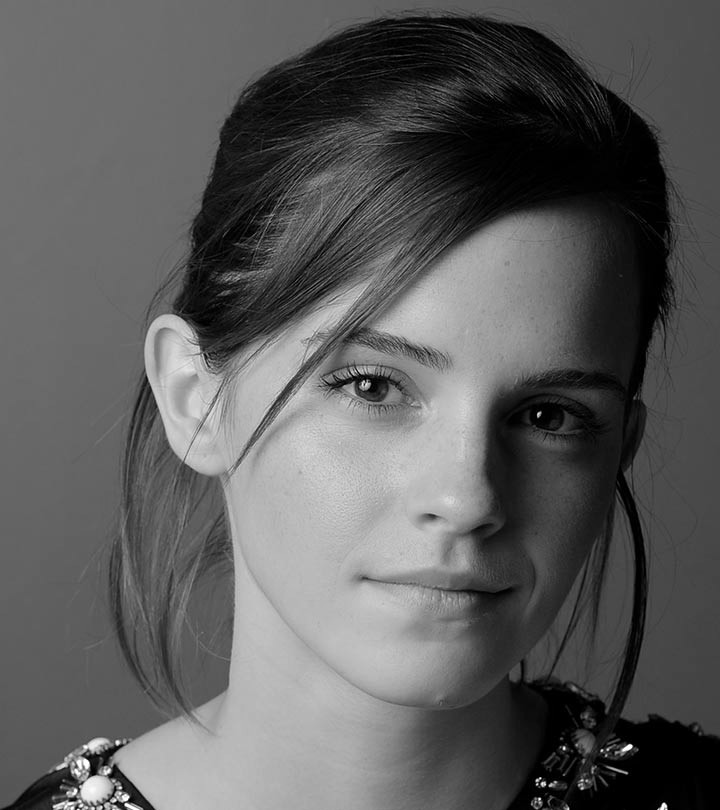
#> input picture emma_gray.jpg, 720 x 810 px, found by its file name
$ jupyter execute --allow-errors Assignment-1.ipynb   (shell and % lines are left out)
#> lines starting #> are read from the running program, lines starting #| are printed output that depends on the picture; after the words box and inside, x2 and y2 are one past the last pixel; in counts of white or black regions, pixels touching at a corner belong together
EN2550 ASSIGNMENT 1
NAME - Lankagama L.S.
INDEX NUMBER - 190350F

QUESTION 1

[cell 1]
import numpy as np
import cv2 as cv
import matplotlib.pyplot as plt

f = cv.imread(r"C:\Users\Lahiru Sanjaya\Desktop\image_Ass\Assignment\emma_gray.jpg",cv.IMREAD_GRAYSCALE)
#> f is the input picture: shape (810, 720); min 0, max 255, mean 92.2
assert f is not None

t1 = np.linspace(0 , 50, 50)
t2 = np.linspace(100 , 255, 100)
t3 = np.linspace(150 , 255, 106)

t = np.concatenate((t1, t2, t3), axis = 0).astype(np.uint8)
fig, ax = plt.subplots()
plt.xlabel("Input Intensity")
plt.ylabel("Output Intensity")
ax.plot(t)
ax.set_aspect("equal")
assert len(t) == 256
g = cv.LUT(f, t)
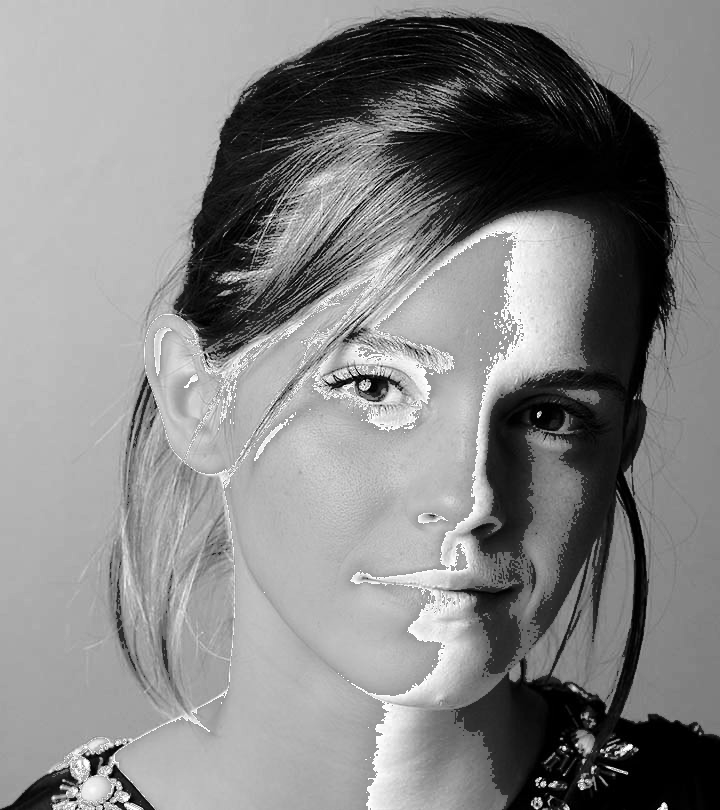
#> g: shape (810, 720); min 0, max 255, mean 133.4

Img = cv.cvtColor(f, cv.COLOR_BGR2RGB)
img = cv.cvtColor(g , cv.COLOR_BGR2RGB)

fig, ax = plt.subplots(1,2, sharex= 'all', sharey='all', figsize = (10,10))
ax[0].set_title("Original Image")
ax[0].imshow(Img)
ax[0].axis('off')

ax[1].set_title("After Transformation")
ax[1].imshow(img)
ax[1].axis('off')
plt.show()
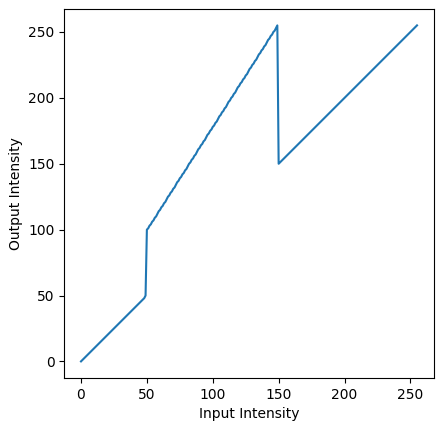
#> figure drawn by matplotlib, 1 panel; curve peaks at x = 149, y = 255
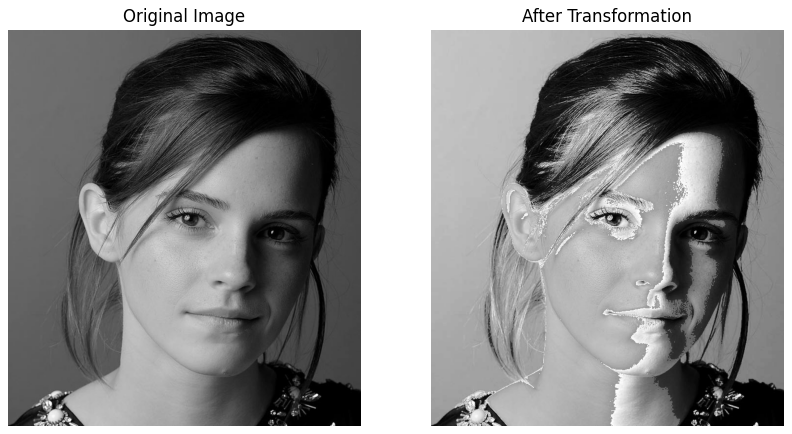
#> figure drawn by matplotlib, 2 panels

QUESTION 2

[cell 2]
import numpy as np
import cv2 as cv
import matplotlib.pyplot as plt

f = cv.imread(r"C:\Users\Lahiru Sanjaya\Desktop\image_Ass\Assignment\brain_proton_density_slice.png",cv.IMREAD_GRAYSCALE)
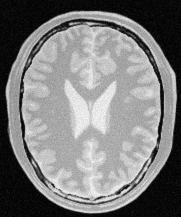
#> input picture brain_proton_density_slice.png, 181 x 217 px, found by its file name
#> f is the input picture: shape (217, 181); min 0, max 251, mean 123.7
assert f is not None

t1 = np.linspace(0, 0, 100)
t2 = np.linspace(0, 0, 100)
t3 = np.linspace(250, 255, 56)

t6 = np.linspace(0, 0, 102)
t7 = np.linspace(255,255, 102)
t8 = np.linspace(0, 0, 52)


t_w = np.concatenate((t1, t2, t3), axis = 0).astype(np.uint8)
fig, ax = plt.subplots()
plt.title("White matter")
plt.xlabel("Input Intensity")
plt.ylabel("Output Intensity")
ax.plot(t_w)
ax.set_aspect("equal")
assert len(t_w) == 256
g_w = cv.LUT(f, t_w)
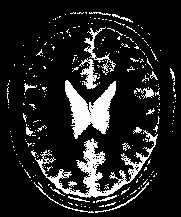
#> g_w: shape (217, 181); min 0, max 254, mean 34.2

t_g = np.concatenate((t6, t7, t8), axis = 0).astype(np.uint8)
fig, ax = plt.subplots()
plt.title("Gray matter")
plt.xlabel("Input Intensity")
plt.ylabel("Output Intensity")
ax.plot(t_g)
ax.set_aspect("equal")
assert len(t_g) == 256
g_g = cv.LUT(f, t_g)
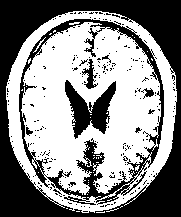
#> g_g: shape (217, 181); 54.4% white; 222 black regions (213 under 20 px), largest, box (x1, y1, x2, y2) and area: (0, 0, 181, 217) 11895, (19, 19, 164, 205) 3722, (65, 80, 116, 139) 1390

or_img = cv.cvtColor(f, cv.COLOR_BGR2RGB)
wh_img = cv.cvtColor(g_w , cv.COLOR_BGR2RGB)
gr_img = cv.cvtColor(g_g , cv.COLOR_BGR2RGB)

fig, ax = plt.subplots(1,3, sharex = 'all', sharey = 'all', figsize = (10,10))

ax[0].set_title("Original Image")
ax[0].imshow(or_img)
ax[0].axis('off')

ax[1].set_title("White matter")
ax[1].imshow(wh_img)
ax[1].axis('off')

ax[2].set_title("Gray matter")
ax[2].imshow(gr_img)
ax[2].axis('off')
plt.show()
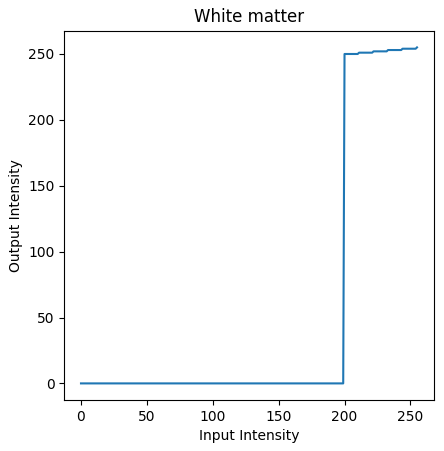
#> figure drawn by matplotlib, 1 panel; curve peaks at x = 255, y = 255
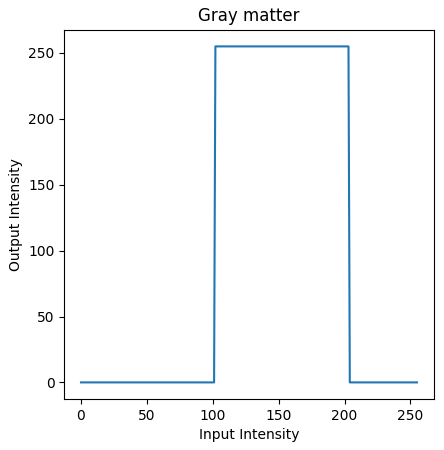
#> figure drawn by matplotlib, 1 panel; curve peaks at x = 102, y = 255
